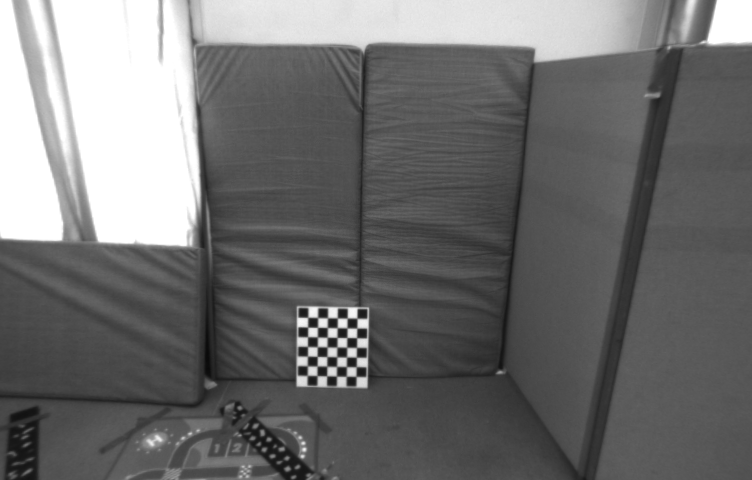
#> input picture CV/labSession3/andres/image1.png, 752 x 480 px
$ python homographyRANSAC.py
#> lines starting #> are read from the running program, lines starting #| are printed output that depends on the picture
#> (reads CV/labSession3/andres/superglue_results/image1_image2_matches.npz from the repository)
#####################################################################################
#
# MRGCV Unizar - Computer vision - Laboratory 2
#
# Title: Line RANSAC fitting
#
# Date: 28 September 2020
#
#####################################################################################
#
# Authors: Jesus Bermudez, Richard Elvira, Jose Lamarca, JMM Montiel
#
# Version: 1.0
#
#####################################################################################

import cv2
import matplotlib.pyplot as plt
import numpy as np
import random
import scipy.linalg as scAlg
import math


def plotNumberedImagePoints(x,strColor,offset):
    """
        Plot indexes of points on a 2D image.
         -input:
             x: Points coordinates.
             strColor: Color of the text.
             offset: Offset from the point to the text.
         -output: None
         """
    for k in range(x.shape[1]):
        plt.text(x[0, k]+offset[0], x[1, k]+offset[1], str(k), color=strColor)


def calculate_RANSAC_attempts(P, inlier_rate, p):
    k = math.log(1 - P) / math.log(1 - (1 - inlier_rate)**p)
    #print(k)
    return int(k)

def RANSACHomography(x1, x2):

    P = 0.9
    spurious_rate = 0.1
    inlier_rate = 1 - spurious_rate
    RANSACThreshold = 2
    RANSACminsetH = 4
    t = calculate_RANSAC_attempts(P, inlier_rate, RANSACminsetH)
    RANSAC_params = {'t': t, 'inlier_rate': inlier_rate, 'P': P, 'threshold': RANSACThreshold, 'minset':RANSACminsetH}

    keypoints0 = [cv2.KeyPoint(x=x, y=y, size=x1.shape[1]) for x, y in zip(x1[0], x1[1])]
    keypoints1 = [cv2.KeyPoint(x=x, y=y, size=x2.shape[1]) for x, y in zip(x2[0], x2[1])]
    img1 = cv2.cvtColor(cv2.imread('image1.png'), cv2.COLOR_BGR2RGB)
#> img1 is the input picture: shape (480, 752, 3); min 10, max 255, mean 111.4
    img2 = cv2.cvtColor(cv2.imread('image2.png'), cv2.COLOR_BGR2RGB)
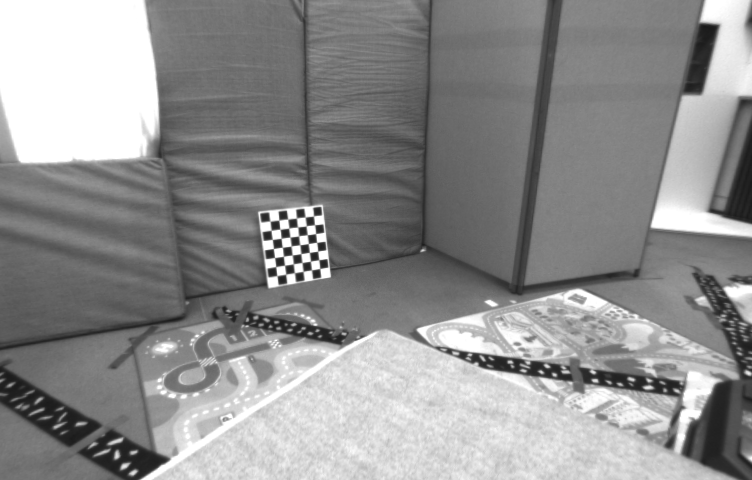
#> input picture CV/labSession3/andres/image2.png, 752 x 480 px
#> img2 is the input picture: shape (480, 752, 3); min 25, max 255, mean 143.5

    # number m of random samples
    nVotesMin = 50
    nVotes = 0

    inliers_idx = []

    print('Total matches = ' + str(x1.shape[1]))

    while RANSAC_params['minset'] != RANSAC_params['t']:

        random_indices = np.random.choice(x1.shape[1], RANSACminsetH, replace=False)

        random_x1 = x1[:,random_indices]
        random_x2 = x2[:,random_indices]

        #Compute Hypothesis
        H_model = calculateH(random_x1, random_x2)

        # Identify points not used for H calculation
        remaining_indices = [i for i in range(x1.shape[1]) if i not in random_indices]

        # Select the remaining points for evaluation
        x1_eval = x1[:, remaining_indices]
        x2_eval = x2[:, remaining_indices]

        x2_homographied = np.dot(H_model, x1_eval)
        x2_homographied = x2_homographied / x2_homographied[2][:]

        H_inv_model = np.linalg.inv(H_model)
        x1_homographied = np.dot(H_inv_model, x2_eval)
        x1_homographied = x1_homographied / x1_homographied[2][:]

        for i in range(x1_eval.shape[1]):
            ex2 = x2_homographied[0][i] - x2_eval[0][i]
            ey2 = x2_homographied[1][i] - x2_eval[1][i]
            distance2 = np.sqrt(ex2*ex2 + ey2*ey2)

            ex1 = x1_homographied[0][i] - x1_eval[0][i]
            ey1 = x1_homographied[1][i] - x1_eval[1][i]
            distance1 = np.sqrt(ex1*ex1 + ey1*ey1)

            if(distance1 < RANSAC_params['threshold'] and distance2 < RANSAC_params['threshold']):
                nVotes+=1
                RANSAC_params['inlier_rate'] = nVotes / x1_eval.shape[1]
                RANSAC_params['t'] = calculate_RANSAC_attempts(RANSAC_params['P'], RANSAC_params['inlier_rate'], RANSAC_params['minset'])
                inliers_idx.append(i)
                print(RANSAC_params)

    if nVotes > nVotesMin:

        x1_inliers = x1[:,inliers_idx]
        x2_inliers = x2[:,inliers_idx]
        best_H = calculateH(x1_inliers, x2_inliers)
        inliers_list = []

        for idx in inliers_idx:
            match = cv2.DMatch(_queryIdx=idx, _trainIdx=idx, _distance=0)
            inliers_list.append(match)

        # Visualize the matches producing the hypothesis and the inliers
        plt.title('Best inliers')
        visualize_matches(img1, keypoints0, img2, keypoints1, inliers_list)

        return best_H, x1_inliers, x2_inliers

def calculateH(x1,x2):

    #3.3 Homography from matches
    n_matches = x1.shape[1]
    # print("Floor point matches:")
    # print(n_matches)

    A = np.zeros((n_matches*2, 9))
    j = 0

    for i in range(n_matches):

        x_0, x_1, y_0, y_1 = x1[0][i], x2[0][i], x1[1][i], x2[1][i]

        A[j] = [x_0, y_0, 1.0, 0.0, 0.0, 0.0, -x_1*x_0, -x_1*y_0, -x_1]
        A[j+1] = [0, 0, 0, x_0, y_0, 1.0, -y_1*x_0, -y_1*y_0, -y_1]

        j = j + 2

    u, s, vh = np.linalg.svd(A)
    H_matches_vector = np.reshape(vh[-1, :],(9,1))

    H_21_matches = H_matches_vector.reshape((3,3))

    # print("H21 from matches:")
    # print(H_21_matches)

    return H_21_matches


def visualize_matches(img1, kp1, img2, kp2, matches):
    img_matched = cv2.drawMatches(img1, kp1, img2, kp2, matches, None, flags=cv2.DrawMatchesFlags_NOT_DRAW_SINGLE_POINTS)
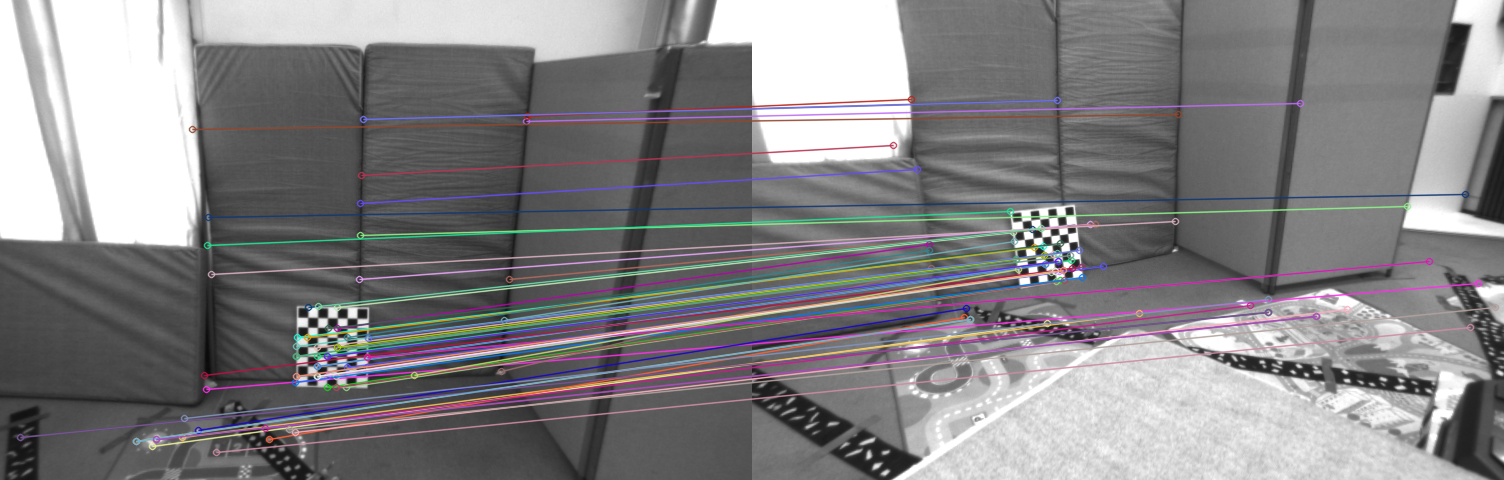
#> img_matched: shape (480, 1504, 3); mean R, G, B 131.2, 129.6, 131.6
    plt.imshow(img_matched)
    plt.show()

def drawLine(l,strFormat,lWidth):
    """
    Draw a line
    -input:
      l: image line in homogenous coordinates
      strFormat: line format
      lWidth: line width
    -output: None
    """
    # p_l_y is the intersection of the line with the axis Y (x=0)
    p_l_y = np.array([0, -l[2] / l[1]])
    # p_l_x is the intersection point of the line with the axis X (y=0)
    p_l_x = np.array([-l[2] / l[0], 0])
    # Draw the line segment p_l_x to  p_l_y
    plt.plot([p_l_y[0], p_l_x[0]], [p_l_y[1], p_l_x[1]], strFormat, linewidth=lWidth)


def point_transfer(x1FloorData, x2FloorData, H_2_1):

    ## 2D plotting example
    img1 = cv2.cvtColor(cv2.imread('image1.png'), cv2.COLOR_BGR2RGB)
    img2 = cv2.cvtColor(cv2.imread('image2.png'), cv2.COLOR_BGR2RGB)

    x2HomographyFloorData = np.dot(H_2_1, x1FloorData)
    x2HomographyFloorData = x2HomographyFloorData / x2HomographyFloorData[2][:]

    H_1_2 = np.linalg.inv(H_2_1)
    x1HomographyFloorData = np.dot(H_1_2, x2FloorData)
    x1HomographyFloorData = x1HomographyFloorData / x1HomographyFloorData[2][:]

    print("Points transfer from using Homography:")
    print(x2HomographyFloorData)

    fig = plt.figure(6)

    plt.imshow(img1, cmap='gray', vmin=0, vmax=255)
    plt.plot(x1FloorData[0, :], x1FloorData[1, :],'rx', markersize=10,label = 'provided')
    plt.plot(x1HomographyFloorData[0, :], x1HomographyFloorData[1, :],'bx', markersize=10, label='homography')
    plt.legend()

    plotNumberedImagePoints(x1FloorData, 'r', (10,0)) # For plotting with numbers (choose one of the both options)
    plotNumberedImagePoints(x1HomographyFloorData, 'b', (10,0)) # For plotting with numbers (choose one of the both options)

    plt.title('Point transfer Image 1')
    plt.draw()  # We update the figure display
    print('Close the figure to continue. Left button for orbit, right button for zoom.')
    plt.show()
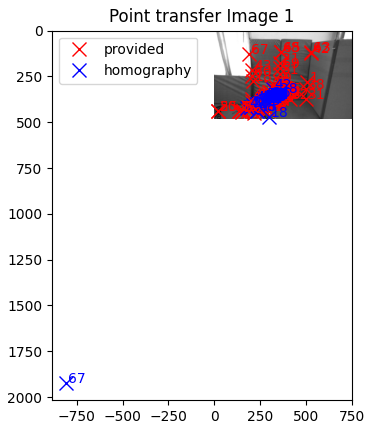
#> figure drawn by matplotlib, 1 panel

    fig = plt.figure(7)

    plt.imshow(img2, cmap='gray', vmin=0, vmax=255)
    plt.plot(x2HomographyFloorData[0, :], x2HomographyFloorData[1, :],'bx', markersize=10, label='homography')
    plt.plot(x2FloorData[0, :], x2FloorData[1, :],'rx', markersize=10, label = 'provided')
    plt.legend()

    plotNumberedImagePoints(x2FloorData, 'r', (10,0)) # For plotting with numbers (choose one of the both options)
    plotNumberedImagePoints(x2HomographyFloorData, 'b', (10,0)) # For plotting with numbers (choose one of the both options)

    plt.title('Point transfer Image 2')
    plt.draw()  # We update the figure display

    print('Close the figure to continue. Left button for orbit, right button for zoom.')
    plt.show()
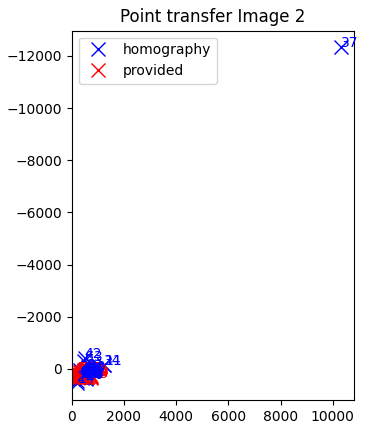
#> figure drawn by matplotlib, 1 panel

    mean_error1 = 0.0
    mean_error2 = 0.0

    for i in range(x1FloorData.shape[1]):
        ex1 = x1FloorData[0][i] - x1HomographyFloorData[0][i]
        ey1 = x1FloorData[1][i] - x1HomographyFloorData[1][i]
        mean_error1 = mean_error1 + np.sqrt(ex1*ex1 + ey1*ey1)
        ex2 = x2FloorData[0][i] - x2HomographyFloorData[0][i]
        ey2 = x2FloorData[1][i] - x2HomographyFloorData[1][i]
        mean_error2 = mean_error2 + np.sqrt(ex2*ex2 + ey2*ey2)

    mean_error1 = mean_error1 / x1FloorData.shape[1]
    print("Mean error image 1:")
    print(mean_error1)
    mean_error2 = mean_error2 / x2FloorData.shape[1]
    print("Mean error image 2:")
    print(mean_error2)


if __name__ == '__main__':
    # [12 lines of commented-out code are left out]

    path = './superglue_results/image1_image2_matches.npz'
    npz = np.load(path)
    #npz.files
    x1_superglue = npz['keypoints0'].T
    x1_superglue = np.vstack([x1_superglue, np.ones((1,x1_superglue.shape[1]))]) #need to be in homogeneous coordinates

    x2_superglue = npz['keypoints1'].T
    x2_superglue = np.vstack([x2_superglue, np.ones((1,x2_superglue.shape[1]))]) #need to be in homogeneous coordinates

    #RANSAC + SuperGlue
    H_21_superglue, x1_inliers, x2_inliers = RANSACHomography(x1_superglue, x2_superglue)
    print("Automatic H using Superglue:")
    print(H_21_superglue)
    print("Number of inliers:")
    print(x1_inliers.shape[1])

    #Visualize homography for best model with inliers
    point_transfer(x1_inliers, x2_inliers, H_21_superglue)
